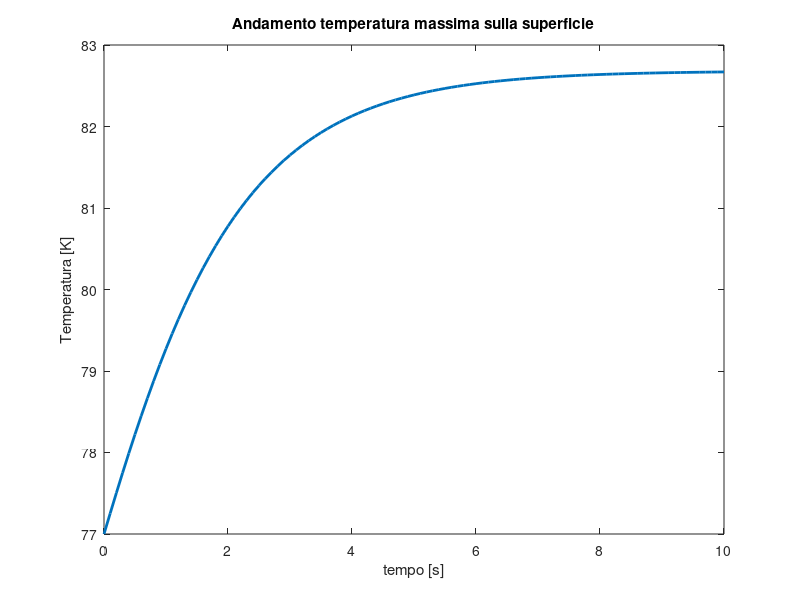
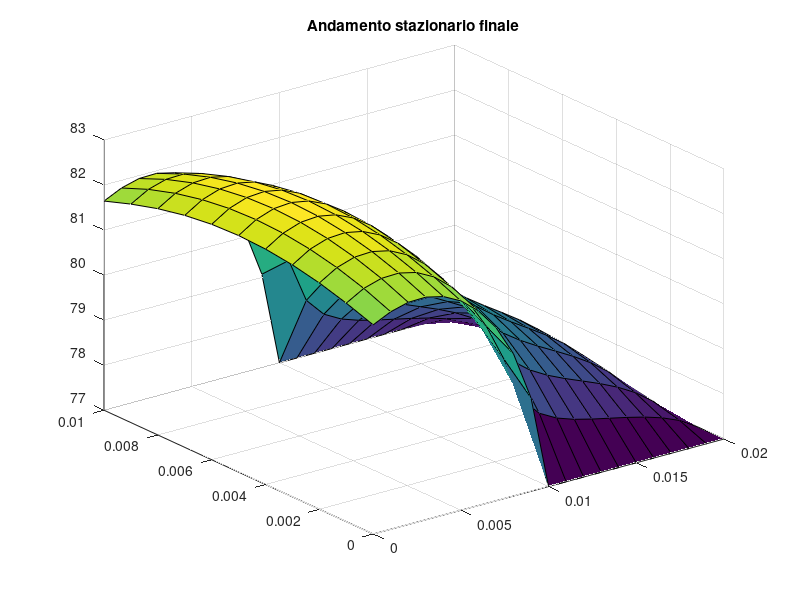
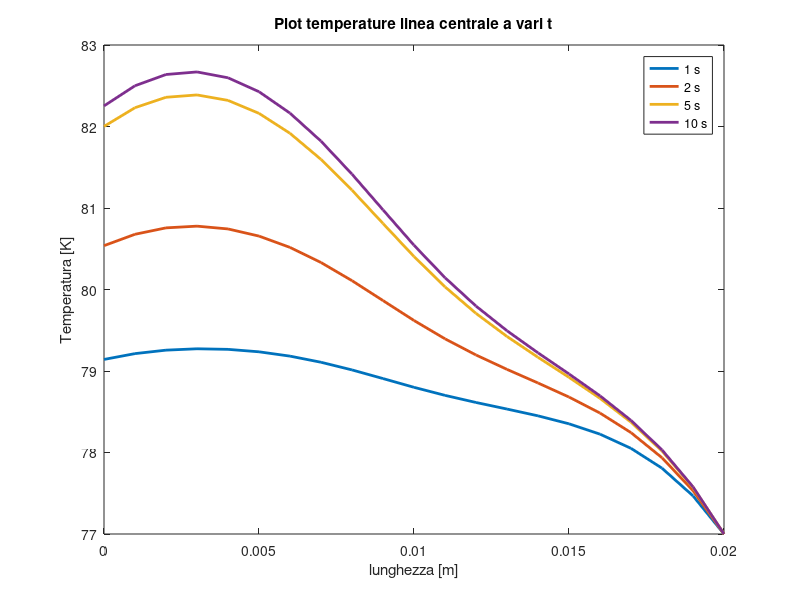

Here is the MATLAB script that generated these plots, in order:
% Considerando sempre perfetto l’accoppiamento termico con l’azoto liquido, e il coefficiente di scambio 
% termico con il vapore di azoto pari a 50 × (𝑇𝐻𝑂𝑇𝑆𝑃𝑂𝑇(𝑡) − 70) W/m2K, scrivere un report dettagliato 
% sull’evoluzione del transitorio termico della sbarra fino al raggiungimento di un nuovo stato stazionario. 
% In particolare, dopo aver correttamente formulato il problema matematico di riferimento e discusso gli 
% schemi numerici utilizzati per la discretizzazione in spazio e tempo dell’equazione di riferimento e relative 
% condizioni iniziali e al contorno, si studi per la sezione 2D mostrata in figura:

% a. La temperatura massima 𝑇𝐻𝑂𝑇𝑆𝑃𝑂𝑇 all’interno della sbarra, producendo e commentando un grafico 
% che mostri l’evoluzione di 𝑇𝐻𝑂𝑇𝑆𝑃𝑂𝑇 nel tempo.

% b. La distribuzione di temperatura nella sbarra, producendo la mappa di temperatura nello stazionario 
% finale e commentando se e come rispetti le condizioni al contorno del problema.

% c. La distribuzione di temperatura lungo l’asse di simmetria verticale della sbarra, producendo e 
% commentando un grafico che mostri contemporaneamente il profilo di temperatura ivi calcolato 
% dopo 1s, 2 s, 5 s e 10 s dall’inizio del transitorio.

% d. L’accuratezza con cui viene calcolato il valore di 𝑇𝐻𝑂𝑇𝑆𝑃𝑂𝑇 nel nuovo stazionario, al variare dei 
% parametri di discretizzazione spaziale, discutendo se e come possa essere raggiunta una 
% accuratezza di 0.1 K.

% e. Il bilancio di potenza nello stazionario finale, verificando e commentando come la potenza 
% istantanea che la sbarra trasferisce all’azoto liquido e al suo vapore eguagli la potenza generata per 
% effetto Joule all’interno della sbarra.


% Esame 18/09/2024
% Simone Canevarolo
% s269893

clear all
close all
clc

rovol = 8e3;
cp = 120; 
cond = 15;
roel = 8e-7;
Tvap = 77;
II = 350; % A

base = 1e-2;
altezza = 2e-2;
llvap = 1e-2;

dx = 1e-3;
dy = dx;

xx = (0:dx:altezza)';
yy = (0:dy:base)';
xvap = (0:dx:llvap)';

Nx = length(xx);
Ny = length(yy);
Nvap = length(xvap);
Ntot = Nx*Ny;

hhfunz = @(Thot) 50*(Thot-70);
Asez = base*altezza;

qvol = II^2*roel/Asez^2;

[xmat,ymat] = meshgrid(xx,yy);
AA = sparse([],[],[],Ntot,Ntot,5*Ntot);

tempomax = 10;
dt = 0.1;
tt = (0:dt:tempomax);
Nt = length(tt);

Thotspot = Tvap; % considero il perfetto equilibrio termico
hh = hhfunz(Thotspot);

Thotspotvett = Tvap*ones(Nt,1);

tplot = [1 2 5 10];
iplot = round(tplot/dt)+1;
pp = 1;

aa = cond*dt/rovol/cp;

    for ii = 2:Nx-1
        for jj = 2:Ny-1
    
            kk = Nx*(jj-1)+ii;
            AA(kk,kk-Nx) = -aa/dy^2;
            AA(kk,kk-1) = -aa/dx^2;
            AA(kk,kk) = 1+2*aa*(1/dx^2+1/dy^2);
            AA(kk,kk+1) = -aa/dx^2;
            AA(kk,kk+Nx) = -aa/dy^2;

    
        end
    end
    
    Tm = Tvap*ones(Ntot,1);
    bb = qvol*dt/rovol/cp*ones(Ntot,1);


for zz = 2:Nt

    hh = hhfunz(Thotspot);

    BB = Tm+bb;
    
    % Sud Ovest - Dirichlet
    % jj = 1 
    kk = Nvap:Nx;
    AA(kk,:) = 0;
    AA(kk,kk) = eye(length(kk));
    BB(kk) = Tvap;
    
    
    % Sud - Dirichlet
    % ii = Nx;
    kk = Nx:Nx:Ntot;
    AA(kk,:) = 0;
    AA(kk,kk) = eye(length(kk));
    BB(kk) = Tvap;
    
    % Sud Est - Dirichlet
    % jj = Ny;
    kk = (Ny-1)*Nx+Nvap:Ntot;
    AA(kk,:) = 0;
    AA(kk,kk) = eye(length(kk));
    BB(kk) = Tvap;

    % Nord Ovest - robin
    jj = 1;
    for ii = 2:Nvap-1
    
        kk = ii;
        AA(kk,kk-1) = 1/2/dx^2;
        AA(kk,kk) = -1/dx^2-1/dy^2-hh/dy/cond;
        AA(kk,kk+1) = 1/2/dx^2;
        AA(kk,kk+Nx) = 1/dy^2;
        BB(kk) = -Tvap*hh/dy/cond;
    
    end
    
    % Nord Est - Robin
    jj = Ny;
    for ii = 2:Nvap-1

        kk = Nx*(jj-1)+ii;
        AA(kk,kk-Nx) = 1/dy^2;
        AA(kk,kk-1) = 1/2/dx^2;
        AA(kk,kk) = -1/dx^2-1/dy^2-hh/dy/cond;
        AA(kk,kk+1) = 1/2/dx^2;
        BB(kk) = -Tvap*hh/dy/cond;

    end
    
    % Nord - Robin
    ii = 1;
    for jj = 2:Ny-1

        kk = ii+Nx*(jj-1);
        AA(kk,kk-Nx) = 1/2/dy^2;
        AA(kk,kk) = -1/dx^2-1/dy^2-hh/dx/cond;
        AA(kk,kk+1) = 1/dx^2;
        AA(kk,kk+Nx) = 1/2/dy^2;
        BB(kk) = -Tvap*hh/dx/cond;

    end
    
    % Vertice Nord Ovest
    kk = 1;
    AA(kk,kk) = -1/2/dx^2-1/2/dy^2-hh/dx/cond/2-hh/dy/cond/2;
    AA(kk,kk+1) = 1/2/dx^2;
    AA(kk,kk+Nx) = 1/2/dy^2;
    BB(kk) = -Tvap*hh/cond/dx/2-Tvap*hh/cond/dy/2;

    
    % Vertice Nord Est
    kk = (Ny-1)*Nx+1;
    AA(kk,kk-Nx) = 1/2/dy^2;
    AA(kk,kk) = -1/2/dx^2-1/2/dy^2-hh/dx/2/cond-hh/dy/2/cond;
    AA(kk,kk+1) = 1/2/dx^2;
    BB(kk) = -Tvap*hh/cond/dx/2-Tvap*hh/cond/dy/2;
    
    
    TT = AA\BB;

    TTT = reshape(TT,Nx,Ny);

    Thotspot = max(TT);
    Thotspotvett(zz) = Thotspot;
    Tm = TT;

    Tcentro = TTT(:,round(Ny/2));
    % Tcentro = TTT(:,6);

    if zz == iplot(pp)
    
        figure(3)
        plot(xx,Tcentro,'linewidth',2)
        hold on
        title('Plot temperature linea centrale a vari t')
        xlabel('lunghezza [m]')
        ylabel('Temperatura [K]')
        legend('1 s','2 s','5 s','10 s')

        pp = pp+1;
    
    end

end

figure(1)
plot(tt,Thotspotvett,'linewidth',2)
xlabel('tempo [s]')
ylabel('Temperatura [K]')
title('Andamento temperatura massima sulla superficie')

figure(2)
surf(xmat',ymat',TTT);
title('Andamento stazionario finale')
